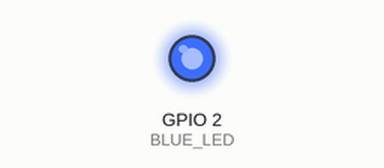
A sketch run on a simulated ESP32. Parts: output pins drawn as LEDs (lit = HIGH). I2S audio is not simulated (input reads silence); what the sketch prints to the serial monitor is not drawn.

Above: at 0.1 s.
Timing chart, 0 to 1.6 s (numbered marks = the images above):
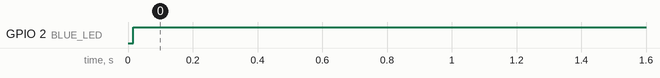

Measured:
- by itself, GPIO 2 (BLUE_LED): LOW → HIGH at 0.02 s

The sketch:

MicroEsch_2025.ino
```cpp
#include <driver/i2s.h>

// Parámetros y pines (configuración igual a la versión final de audio)
#define I2S_WS               25
#define I2S_SD               33
#define I2S_SCK              32
#define I2S_SAMPLE_BIT_COUNT 16
#define SOUND_SAMPLE_RATE    8000
#define SOUND_CHANNEL_COUNT  1
#define I2S_PORT             I2S_NUM_0

// Parámetros DMA para I2S
const int I2S_DMA_BUF_COUNT = 8;
const int I2S_DMA_BUF_LEN = 1024;

#if I2S_SAMPLE_BIT_COUNT == 32
  const int StreamBufferNumBytes = 512;
  const int StreamBufferLen = StreamBufferNumBytes / 4;
  int32_t StreamBuffer[StreamBufferLen];
#else
  #if SOUND_SAMPLE_RATE == 16000
    // Para 16 bits y 16000 muestras por segundo: 512 bytes (16 ms de lectura)
    const int StreamBufferNumBytes = 512;
  #else
    // Para 16 bits y 8000 muestras por segundo: 256 bytes (16 ms de lectura)
    const int StreamBufferNumBytes = 256;
  #endif
  const int StreamBufferLen = StreamBufferNumBytes / 2;
  int16_t StreamBuffer[StreamBufferLen];
  int16_t ProcessedBuffer[StreamBufferLen];
#endif

// Amplificación de muestras de sonido (16 bits)
const int MaxAmplifyFactor = 20;
const int DefAmplifyFactor = 10;

#define BLUE_LED             2

void setup() {
  Serial.begin(9600);
  pinMode(BLUE_LED, OUTPUT);
  digitalWrite(BLUE_LED, LOW);

  i2s_config_t i2s_config = {
    .mode = (i2s_mode_t)(I2S_MODE_MASTER | I2S_MODE_RX),
    .sample_rate = SOUND_SAMPLE_RATE,
    .bits_per_sample = I2S_BITS_PER_SAMPLE_16BIT,
    .channel_format = I2S_CHANNEL_FMT_ONLY_LEFT,
    .communication_format = i2s_comm_format_t(I2S_COMM_FORMAT_STAND_I2S),
    .intr_alloc_flags = 0,
    .dma_buf_count = I2S_DMA_BUF_COUNT,
    .dma_buf_len = I2S_DMA_BUF_LEN,
    .use_apll = false
  };

  i2s_pin_config_t pin_config = {
    .bck_io_num = I2S_SCK,
    .ws_io_num = I2S_WS,
    .data_out_num = I2S_PIN_NO_CHANGE,
    .data_in_num = I2S_SD
  };

  if (i2s_driver_install(I2S_PORT, &i2s_config, 0, NULL) != ESP_OK) {
    Serial.println("Error instalando I2S");
  }
  if (i2s_set_pin(I2S_PORT, &pin_config) != ESP_OK) {
    Serial.println("Error configurando pines I2S");
  }
  if (i2s_zero_dma_buffer(I2S_PORT) != ESP_OK) {
    Serial.println("Error limpiando DMA");
  }
  if (i2s_start(I2S_PORT) != ESP_OK) {
    Serial.println("Error iniciando I2S");
  }
}

void loop() {
  size_t bytesRead = 0;
  esp_err_t res = i2s_read(I2S_PORT, (void*)StreamBuffer, StreamBufferNumBytes, &bytesRead, portMAX_DELAY);
  int samplesRead = bytesRead / sizeof(int16_t);

  if (res == ESP_OK && samplesRead > 0) {
    digitalWrite(BLUE_LED, HIGH);
    for (int i = 0; i < samplesRead; i++) {
      long amplified = (long)StreamBuffer[i] * DefAmplifyFactor;
      if (amplified > 32700)
        amplified = 32700;
      else if (amplified < -32700)
        amplified = -32700;
      ProcessedBuffer[i] = (int16_t)amplified;
    }
    Serial.write((uint8_t*)ProcessedBuffer, samplesRead * sizeof(int16_t));
  } else {
    digitalWrite(BLUE_LED, LOW);
  }
}
```
